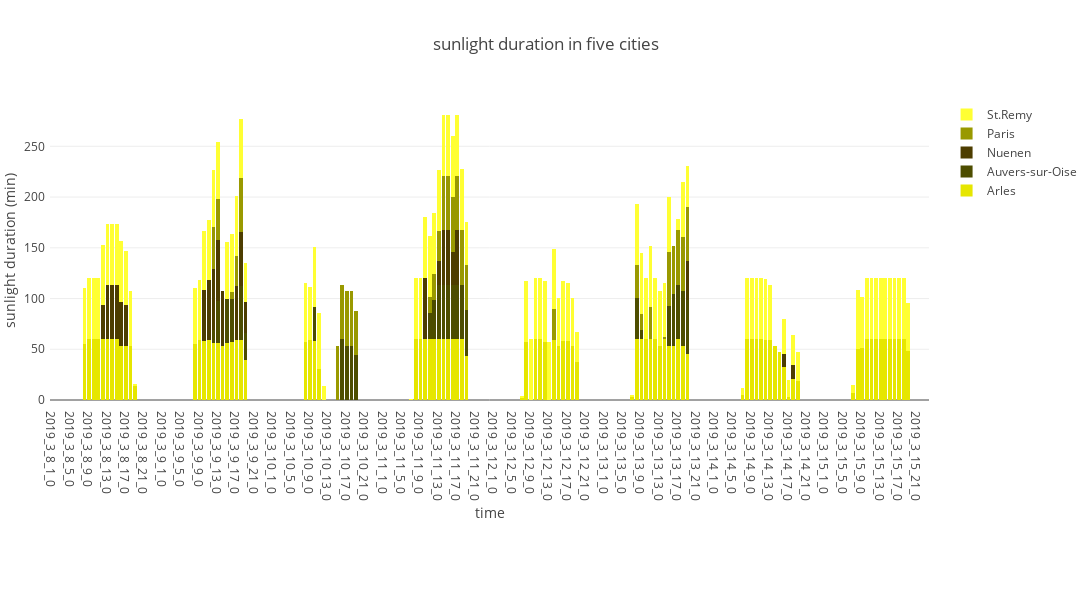

The code cell stored with this chart in its notebook:
### Code cell
# bar chart - sunlight duration

data = []

for i in range(len(df_list)):
    df = df_list[i]
    sun_duration, time = get_non_zero_weather_data(df, 'sunshine_duration')
    city = file_list[i].split('/')[2]
    
    trace = go.Bar(x = time, 
                   y = sun_duration,
                   name = city,
                   marker = dict(color = color_dict[city])
                  )
    data.append(trace)
    
layout = dict(title = 'sunlight duration in five cities',
              barmode = 'stack',
              xaxis = dict(title = 'time'),
              yaxis = dict(title = 'sunlight duration (min)'),
              width = 2400,
              height = 600,
              margin = dict(l = 50, r = 10, b = 200, t = 100, pad = 4))

fig = dict(data = data, layout = layout)

plotly.offline.iplot(fig, filename = 'sunlight_duration_five_cities.html')

### Figure 1 — Plotly figure (JSON) as saved in the notebook; plotly's stock layout.template omitted (floating-point values rounded to 4 significant figures; data arrays with more than 128 entries replaced by an {"elided": "..."} marker saying what was removed)
{"data": [{"marker": {"color": "rgb(230, 230, 0)"}, "name": "Arles", "type": "bar", "x": {"elided": "191 str values"}, "y": {"elided": "191 float values"}}, {"marker": {"color": "rgb(77, 77, 0)"}, "name": "Auvers-sur-Oise", "type": "bar", "x": {"elided": "191 str values"}, "y": {"elided": "191 float values"}}, {"marker": {"color": "rgb(77, 61, 0)"}, "name": "Nuenen", "type": "bar", "x": {"elided": "191 str values"}, "y": {"elided": "191 float values"}}, {"marker": {"color": "rgb(153, 153, 0)"}, "name": "Paris", "type": "bar", "x": {"elided": "191 str values"}, "y": {"elided": "191 float values"}}, {"marker": {"color": "rgb(255, 255, 51)"}, "name": "St.Remy", "type": "bar", "x": {"elided": "191 str values"}, "y": {"elided": "191 float values"}}], "layout": {"barmode": "stack", "height": 600, "margin": {"b": 200, "l": 50, "pad": 4, "r": 10, "t": 100}, "title": "sunlight duration in five cities", "width": 2400, "xaxis": {"title": "time"}, "yaxis": {"title": "sunlight duration (min)"}}}
